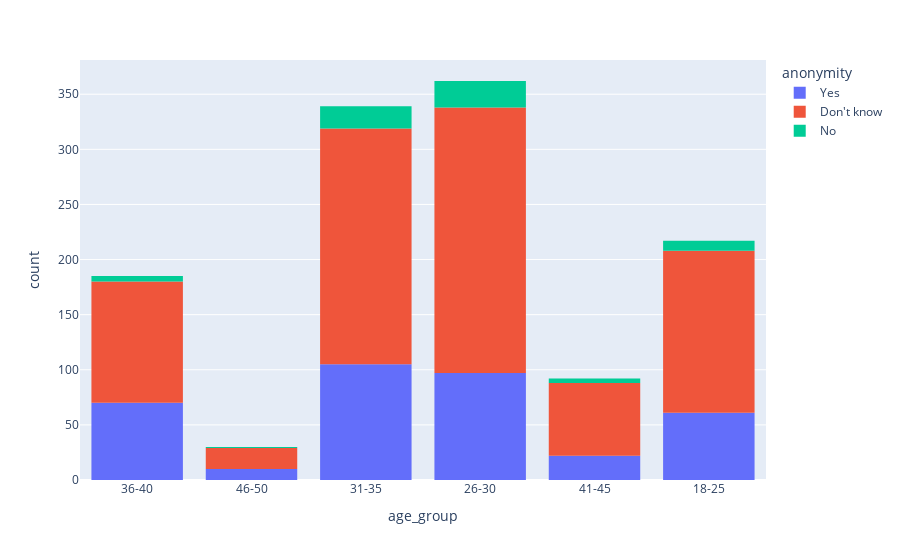

The notebook cell this image was saved under:
### Code cell
fig = px.histogram(df, x='age_group',color='anonymity')
fig.update_layout()
fig.show()

# mental_health_consequence - 5.704177701107433
# mental_vs_physical - 5.552828142779319
# supervisor - 5.41814383868104
# leave - 4.9602292596271775
# anonymity - 4.724948546175345

### Figure 1 — Plotly figure (JSON) as saved in the notebook; plotly's stock layout.template omitted (floating-point values rounded to 4 significant figures; data arrays with more than 128 entries replaced by an {"elided": "..."} marker saying what was removed)
{"data": [{"alignmentgroup": "True", "bingroup": "x", "hovertemplate": "anonymity=Yes<br>age_group=%{x}<br>count=%{y}<extra></extra>", "legendgroup": "Yes", "marker": {"color": "#636efa", "pattern": {"shape": ""}}, "name": "Yes", "offsetgroup": "Yes", "orientation": "v", "showlegend": true, "type": "histogram", "x": {"elided": "375 str values"}, "xaxis": "x", "yaxis": "y"}, {"alignmentgroup": "True", "bingroup": "x", "hovertemplate": "anonymity=Don't know<br>age_group=%{x}<br>count=%{y}<extra></extra>", "legendgroup": "Don't know", "marker": {"color": "#EF553B", "pattern": {"shape": ""}}, "name": "Don't know", "offsetgroup": "Don't know", "orientation": "v", "showlegend": true, "type": "histogram", "x": {"elided": "819 str values"}, "xaxis": "x", "yaxis": "y"}, {"alignmentgroup": "True", "bingroup": "x", "hovertemplate": "anonymity=No<br>age_group=%{x}<br>count=%{y}<extra></extra>", "legendgroup": "No", "marker": {"color": "#00cc96", "pattern": {"shape": ""}}, "name": "No", "offsetgroup": "No", "orientation": "v", "showlegend": true, "type": "histogram", "x": ["31-35", "31-35", "41-45", "26-30", "31-35", "31-35", "18-25", "26-30", "26-30", "18-25", "26-30", "26-30", "31-35", "26-30", "18-25", "26-30", "26-30", "26-30", "18-25", null, "18-25", "26-30", "36-40", "18-25", null, "26-30", "26-30", "26-30", "31-35", "26-30", "31-35", "26-30", "31-35", "26-30", "31-35", "26-30", "31-35", "18-25", "36-40", "41-45", "36-40", "46-50", "31-35", "31-35", "31-35", "18-25", "31-35", "26-30", "26-30", "31-35", "26-30", "31-35", "31-35", "36-40", "31-35", "26-30", "26-30", "26-30", "26-30", "31-35", "31-35", "18-25", "41-45", "41-45", "36-40"], "xaxis": "x", "yaxis": "y"}], "layout": {"barmode": "relative", "legend": {"title": {"text": "anonymity"}, "tracegroupgap": 0}, "margin": {"t": 60}, "xaxis": {"anchor": "y", "domain": [0, 1], "title": {"text": "age_group"}}, "yaxis": {"anchor": "x", "domain": [0, 1], "title": {"text": "count"}}}}
